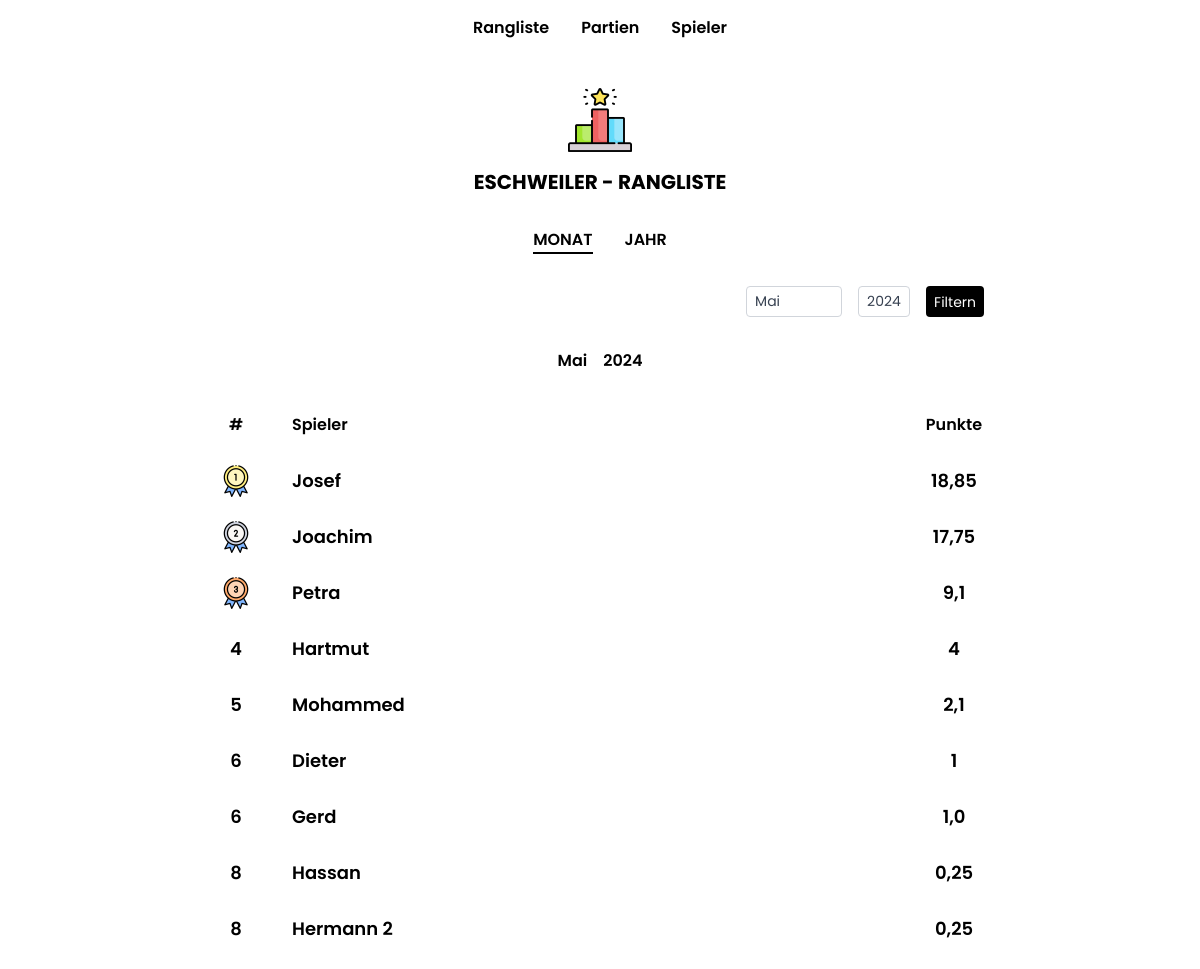
The page / on the database its author committed.
### boule/models.py (models this page shows, shortened)
class Player(models.Model):
    first_name = models.CharField(max_length=255)
    last_name = models.CharField(max_length=255, blank=True)
    class Meta:
        unique_together = ["first_name", "last_name"]

### boule/views.py (the view)
# urls.py: path("", RankingMonthView.as_view(), name="ranking"),
class RankingMonthView(View):
    def get(self, request, *args, **kwargs):
        month = request.GET.get("month", datetime.now().month)
        year = request.GET.get("year", datetime.now().year)
        players = Player.objects.prefetch_related("player_matches__match")
        players = players.filter(
            Q(player_matches__match__date__month=month)
            & Q(player_matches__match__date__year=year)
        )
        if players:
            ranking = calc_month_ranking(players, month=month, year=year)
        else:
            ranking = {}
        current_year = datetime.now().year
        years = reversed(range(current_year - 4, current_year + 1))
        return render(
            request,
            "ranking/month.html",
            {
                "ranking": ranking,
                "months": months,
                "selected_month": months.get(str(month)),
                "years": years,
                "selected_year": year,
            },
        )

### boule/services.py (called while the page is built)
def calc_ranking_score(wins, losses, points_plus, points_minus):
    return math.ceil(max((wins * 2 - losses), 0) * min((points_plus / points_minus), 2))

def calc_win_bonus(loser_score):
    if loser_score == 0:
        return 0.5
    elif loser_score == 1:
        return 0.25
    elif loser_score == 2:
        return 0.1
    else:
        return 0

def calc_loss_bonus(loser_score):
    if loser_score == 12:
        return 0.5
    elif loser_score == 11:
        return 0.25
    elif loser_score == 10:
        return 0.1
    else:
        return 0

def calc_ranking(scores):
    sorted_scores = sorted(scores.items(), key=lambda x: x[1], reverse=True)
    ranking = defaultdict(list)
    rank = 0
    prev_score = None
    skip_ranks = 1
    for player, score in sorted_scores:
        if score != prev_score:
            rank += skip_ranks
            skip_ranks = 1
        else:
            skip_ranks += 1
        ranking[rank].append((player, score))
        prev_score = score
    return dict(ranking)

def calc_month_ranking(players, month=None, year=None):
    scores_month = {}
    for player in players:
        player_stats = calc_player_stats(player, month=month, year=year)
        if player_stats:
            scores_month[player] = player_stats["score"]
    ranking_month = calc_ranking(scores_month)
    return ranking_month

### boule/templates/ranking/month.html
{% extends 'ranking/ranking.html' %}
{% load static %}
{% block ranking %}
<div class="flex justify-center space-x-8 font-semibold uppercase"">
    <h2 class=" border-b-2 border-black">
    Monat
    </h2>
    <a href="{% url 'ranking-year' %}">
        <h2 class="hover:hover:text-blue-600">
            Jahr
        </h2>
    </a>
</div>
<form action="{% url 'ranking-month' %}" method="get" class="flex space-x-2 md:space-x-4 justify-end items-end">
    <div>
        <select name="month" id="month"
            class="bg-white focus:outline-none border border-gray-300 rounded py-1 px-2 block w-full appearance-none leading-normal text-gray-700 text-sm">
            {% for number, name in months.items %}
            {% if name == selected_month %}
            <option value={{number}} selected>{{name}}</option>
            {% else %}
            <option value={{number}}>{{name}}</option>
            {% endif %}
            {% endfor %}
        </select>
    </div>
    <div>
        <select name="year" id="year"
            class="bg-white focus:outline-none border border-gray-300 rounded py-1 px-2 block w-full appearance-none leading-normal text-gray-700 text-sm">
            {% for year in years %}
            <option value={{year}}>{{ year }}</option>
            {% endfor %}
        </select>
    </div>
    <input type="submit" value="Filtern"
        class="py-1 px-2 h-[31px] bg-black text-sm text-white rounded hover:cursor-pointer">
</form>
<div class="flex justify-center space-x-4 font-semibold">
    <div>
        {{selected_month}}
    </div>
    <div>
        {{selected_year}}
    </div>
</div>
{% if ranking %}
<div class="space-y-4">
    <div class="flex font-semibold items-center space-x-4 md:space-x-8">
        <div class="p-1 w-10 h-10 flex justify-center items-center">#</div>
        <div class="p-1 text-start flex-grow flex items-center">Spieler</div>
        <div class="p-1 w-[60px] justify-center flex items-center">Punkte</div>
    </div>
    {% for rank, players in ranking.items %}
    {% for player, score in players %}
    <a href="{% url 'player-stats-month' player.id %}"
        class="flex text-lg font-semibold items-center space-x-4 md:space-x-8 rounded hover:bg-gray-100">
        <div class="p-1 w-10 h-10 flex justify-center items-center">
            {% if rank == 1 %}
            <img src="{% static 'images/first-place-color.png' %}" alt="">
            {% elif rank == 2 %}
            <img src="{% static 'images/second-place-color.png' %}" alt="">
            {% elif rank == 3 %}
            <img src="{% static 'images/third-place-color.png' %}" alt="">
            {% else %}
            {{ rank }}
            {% endif %}
        </div>
        <div class="p-1 text-start text-lg grow h-6 flex items-center">
            {{ player.first_name }} {{ player.last_name|slice:":1" }}
        </div>
        <div class="p-1 w-[60px] justify-center text-lg h-6 flex items-center">{{ score }}</div>
    </a>
    {% endfor %}
    {% endfor %}
</div>
{% else %}
<div class="w-full text-center">Für diesen Zeitraum ist leider noch keine Rangliste vorhanden.</div>
{% endif %}
{% endblock %}

### static/css/main.css (style rules this page uses)
body { font-family: "Poppins", sans-serif; }

### rows shown on the page
Player: first_name "Josef", score "18,85"
Player: first_name "Joachim", score "17,75"
Player: first_name "Petra", score "9,1"
Player: rank "4", first_name "Hartmut", score "4"
Player: rank "5", first_name "Mohammed", score "2,1"
Player: rank "6", first_name "Dieter", score "1"
Player: rank "6", first_name "Gerd", score "1,0"
Player: rank "8", first_name "Hassan", score "0,25"
Player: rank "8", first_name "Hermann", last_name "2", score "0,25"

### other values the page prints
{{ selected_month }} "Mai"
{{ selected_year }} "2024"
form field month "Mai"
form field year "2024"
